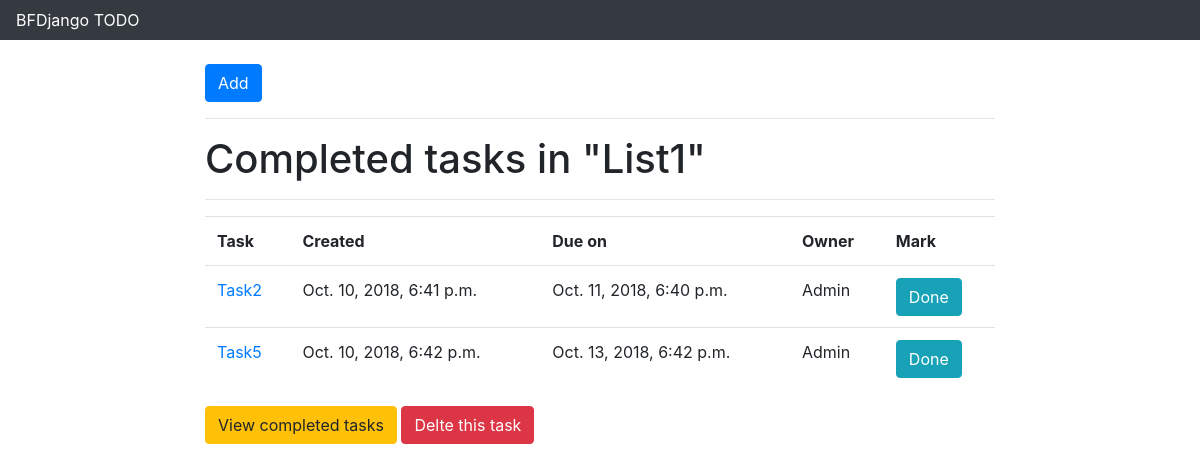
Screenshot of /todos/1/completed/ with the database file from the repository.
### main/models.py (models this page shows, shortened)
class Task(models.Model):
	task_name = models.CharField(max_length = 255)
	created = models.DateTimeField(auto_now_add = True)
	due_on = models.DateTimeField()
	owner = models.CharField( max_length = 255, default= "Admin")
	mark = models.BooleanField( default = False)
	task_list = models.ForeignKey(Task_list, on_delete=models.CASCADE, default = None)

### main/views.py (the view)
# urls.py: re_path(r'^todos/(\d+)/completed/$', views.completed_todos),
def completed_todos(request, index):
    tasks = Task.objects.all()
    context = {
    'task': tasks
    }
    return render(request, "main/completed_todo_list.html",context)

### main/templates/main/completed_todo_list.html
{% extends "main/main.html"%}
{%block body%}
<hr>
<h1>Completed tasks in "List1"</h1>
<table class="table">
    <tr>
        <th>Task</th>
        <th>Created</th>
        <th>Due on</th>
        <th>Owner</th>
        <th>Mark</th>
    </tr>
      {% for val in task %}
        <tr>
            {% if val.mark %}
            <td><a href="">{{val.task_name}}</a></td>
            <td>{{val.created}}</td>
            <td>{{val.due_on}}</td>
            <td>{{val.owner}}</td>
            <td><button class="btn btn-info">Done</button></td>
            {% endif %}
        </tr>
     {% endfor %}
  <hr>
</table>
{% endblock %}

### rows the page displays
Task: task_name "Task2", created "Oct. 10, 2018, 6:41 p.m.", due_on "Oct. 11, 2018, 6:40 p.m.", owner "Admin"
Task: task_name "Task5", created "Oct. 10, 2018, 6:42 p.m.", due_on "Oct. 13, 2018, 6:42 p.m.", owner "Admin"
